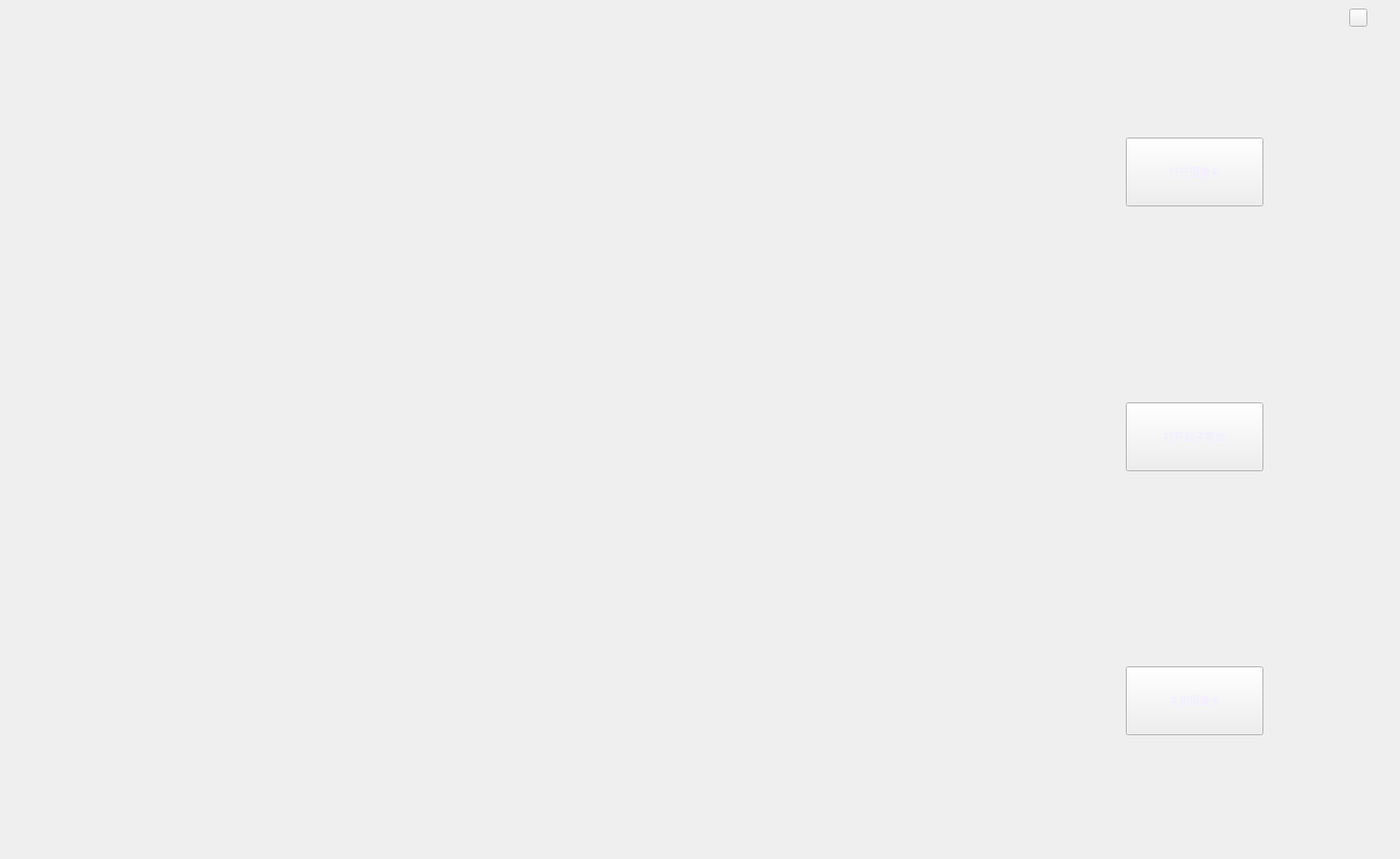
<?xml version="1.0" encoding="UTF-8"?>
<ui version="4.0">
 <class>Widget</class>
 <widget class="QWidget" name="Widget">
  <property name="geometry">
   <rect>
    <x>0</x>
    <y>0</y>
    <width>1629</width>
    <height>999</height>
   </rect>
  </property>
  <property name="maximumSize">
   <size>
    <width>1629</width>
    <height>999</height>
   </size>
  </property>
  <property name="windowTitle">
   <string>Widget</string>
  </property>
  <widget class="QPushButton" name="pushButton_close">
   <property name="geometry">
    <rect>
     <x>1570</x>
     <y>10</y>
     <width>21</width>
     <height>21</height>
    </rect>
   </property>
   <property name="text">
    <string/>
   </property>
  </widget>
  <widget class="QLabel" name="labelcamera">
   <property name="geometry">
    <rect>
     <x>130</x>
     <y>110</y>
     <width>1041</width>
     <height>781</height>
    </rect>
   </property>
   <property name="text">
    <string/>
   </property>
  </widget>
  <widget class="QPushButton" name="pushButton_lizi">
   <property name="geometry">
    <rect>
     <x>1310</x>
     <y>468</y>
     <width>160</width>
     <height>80</height>
    </rect>
   </property>
   <property name="styleSheet">
    <string notr="true">font: 12pt &quot;黑体&quot;;
color:rgb(242, 238, 255)</string>
   </property>
   <property name="text">
    <string>打开粒子特效</string>
   </property>
  </widget>
  <widget class="QPushButton" name="pushButton_open">
   <property name="geometry">
    <rect>
     <x>1310</x>
     <y>160</y>
     <width>160</width>
     <height>80</height>
    </rect>
   </property>
   <property name="maximumSize">
    <size>
     <width>243</width>
     <height>16777215</height>
    </size>
   </property>
   <property name="styleSheet">
    <string notr="true">font: 12pt &quot;黑体&quot;;
color:rgb(242, 238, 255)
</string>
   </property>
   <property name="text">
    <string>打开摄像头</string>
   </property>
  </widget>
  <widget class="QPushButton" name="pushButton_closecamara">
   <property name="geometry">
    <rect>
     <x>1310</x>
     <y>775</y>
     <width>160</width>
     <height>80</height>
    </rect>
   </property>
   <property name="maximumSize">
    <size>
     <width>243</width>
     <height>16777215</height>
    </size>
   </property>
   <property name="styleSheet">
    <string notr="true">font: 12pt &quot;黑体&quot;;
color:rgb(242, 238, 255)
</string>
   </property>
   <property name="text">
    <string>关闭摄像头</string>
   </property>
  </widget>
 </widget>
 <resources/>
 <connections/>
</ui>
